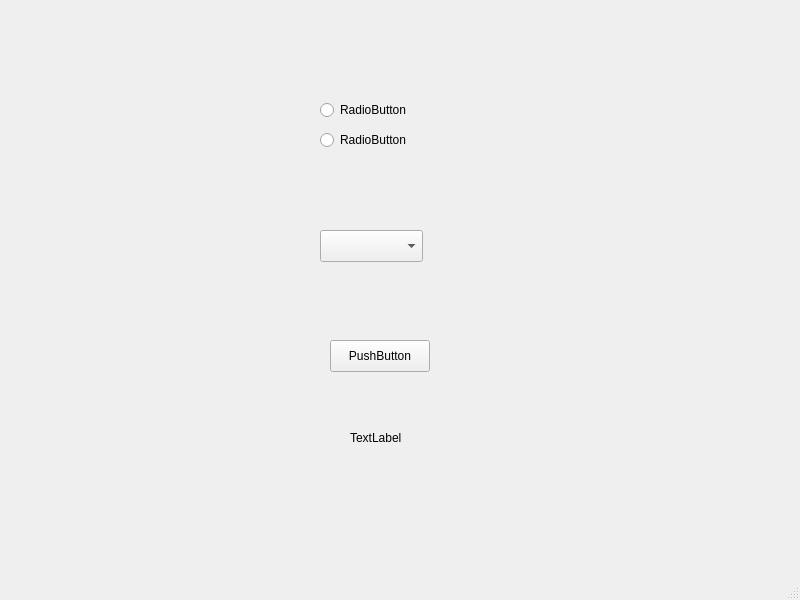
<?xml version="1.0" encoding="UTF-8"?>
<ui version="4.0">
 <class>MainWindow</class>
 <widget class="QMainWindow" name="MainWindow">
  <property name="geometry">
   <rect>
    <x>0</x>
    <y>0</y>
    <width>800</width>
    <height>600</height>
   </rect>
  </property>
  <property name="windowTitle">
   <string>MainWindow</string>
  </property>
  <widget class="QWidget" name="centralwidget">
   <widget class="QLabel" name="suggestionLabel">
    <property name="geometry">
     <rect>
      <x>350</x>
      <y>430</y>
      <width>58</width>
      <height>16</height>
     </rect>
    </property>
    <property name="text">
     <string>TextLabel</string>
    </property>
   </widget>
   <widget class="QPushButton" name="suggestButton">
    <property name="geometry">
     <rect>
      <x>330</x>
      <y>340</y>
      <width>100</width>
      <height>32</height>
     </rect>
    </property>
    <property name="text">
     <string>PushButton</string>
    </property>
   </widget>
   <widget class="QComboBox" name="moodComboBox">
    <property name="geometry">
     <rect>
      <x>320</x>
      <y>230</y>
      <width>103</width>
      <height>32</height>
     </rect>
    </property>
   </widget>
   <widget class="QRadioButton" name="kitapRadioButton">
    <property name="geometry">
     <rect>
      <x>320</x>
      <y>100</y>
      <width>99</width>
      <height>20</height>
     </rect>
    </property>
    <property name="text">
     <string>RadioButton</string>
    </property>
   </widget>
   <widget class="QRadioButton" name="filmRadioButton">
    <property name="geometry">
     <rect>
      <x>320</x>
      <y>130</y>
      <width>99</width>
      <height>20</height>
     </rect>
    </property>
    <property name="text">
     <string>RadioButton</string>
    </property>
   </widget>
  </widget>
  <widget class="QMenuBar" name="menubar">
   <property name="geometry">
    <rect>
     <x>0</x>
     <y>0</y>
     <width>800</width>
     <height>24</height>
    </rect>
   </property>
  </widget>
  <widget class="QStatusBar" name="statusbar"/>
 </widget>
 <resources/>
 <connections/>
</ui>
